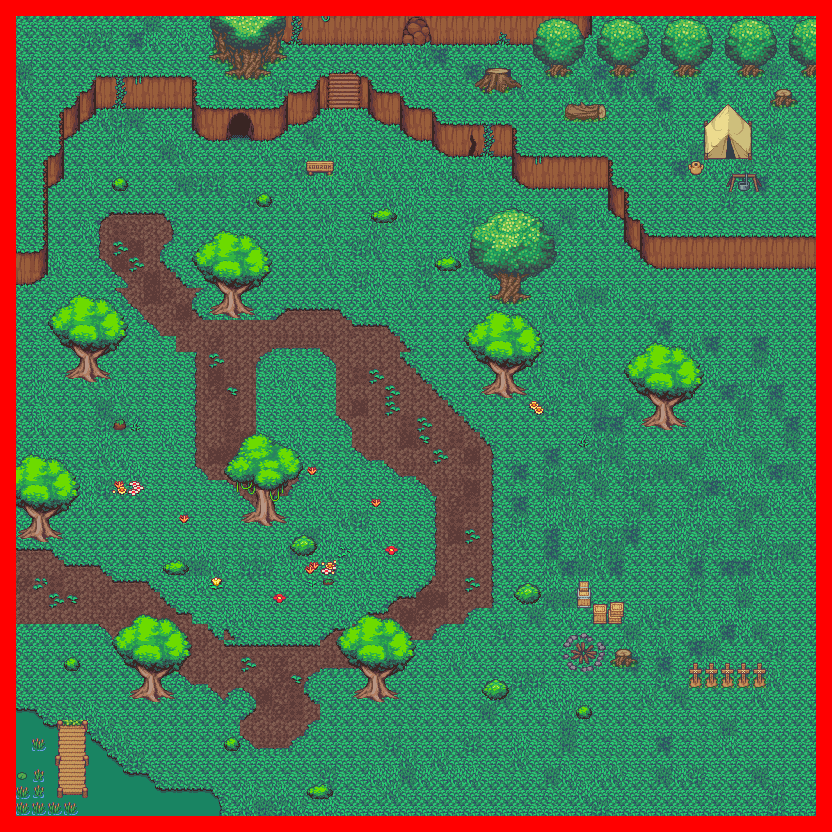

This game map was drawn from its Tiled (.tmx) file and the tilesets committed beside it. A one-line description and the trimmed map source follow:
An orthogonal 52x52 tile map with 16x16 px tiles, 4 tile layers (sol, sol2, decore, decore2), 2 hidden layers not drawn, 3 tilesets.

<map version="1.0" orientation="orthogonal" renderorder="right-down" width="52" height="52" tilewidth="16" tileheight="16" nextobjectid="1">
 <tileset firstgid="1" name="tf_jungle_tileset.png" tilewidth="16" tileheight="16" tilecount="462">
  <image source="../../tileset/tf_jungle_tileset.png" width="352" height="336" />
 </tileset>
 <tileset firstgid="463" name="outside.png" tilewidth="16" tileheight="16" tilecount="1248">
  <image source="../../tileset/outside.png" width="832" height="384" />
 </tileset>
 <tileset firstgid="1711" name="collision.png" tilewidth="16" tileheight="16" tilecount="1">
  <image source="../../tileset/collision.png" width="16" height="16" />
 </tileset>
 <layer name="sol" width="52" height="52">
  <data>[2704 cells, 2704 non-empty, 69 distinct tile ids]</data>
 </layer>
 <layer name="sol2" width="52" height="52">
  <data>[2704 cells, 198 non-empty, 67 distinct tile ids]</data>
 </layer>
 <layer name="decore" width="52" height="52">
  <data>[2704 cells, 148 non-empty, 83 distinct tile ids]</data>
 </layer>
 <layer name="decore2" width="52" height="52">
  <data>[2704 cells, 125 non-empty, 60 distinct tile ids]</data>
 </layer>
 <layer name="collision1" width="52" height="52" visible="0">
  <data>[2704 cells, 443 non-empty, 2 distinct tile ids]</data>
 </layer>
 <layer name="event" width="52" height="52" visible="0">
  <data>[2704 cells, 7 non-empty, 1 distinct tile ids]</data>
 </layer>
</map>
